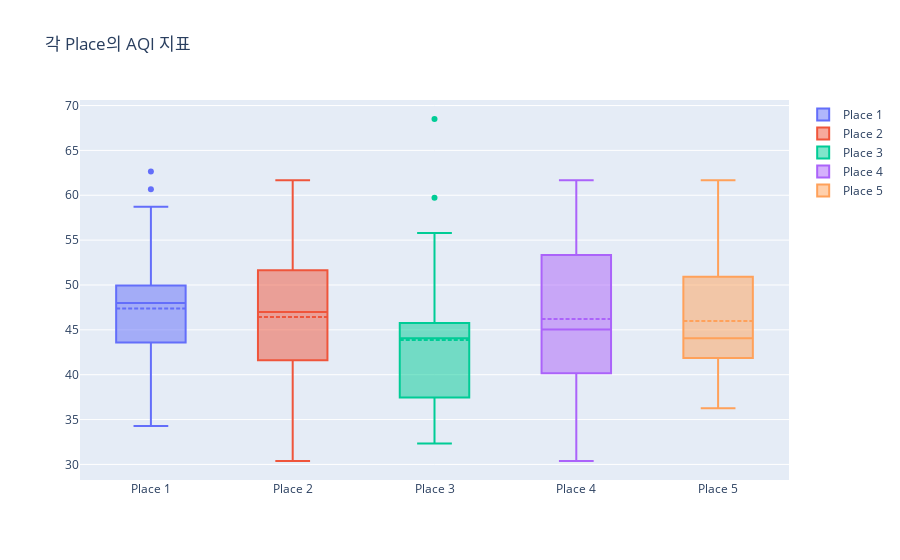

The code cell stored with this chart in its notebook:
### Code cell
fig = make_subplots(rows=1, cols=1)

# 각 장소별로 AQI 지표를 상자 그림으로 추가
box_traces = []
for place in range(1, 6):
    box_trace = go.Box(y=df[df['Place'] == place]['AQI'], name=f'Place {place}', boxmean=True)
    box_traces.append(box_trace)

for trace in box_traces:
    fig.add_trace(trace)

fig.update_layout(title_text="각 Place의 AQI 지표")
fig.show()

### Figure 1 — Plotly figure (JSON) as saved in the notebook; plotly's stock layout.template omitted (floating-point values rounded to 4 significant figures)
{"data": [{"boxmean": true, "name": "Place 1", "type": "box", "y": [48.95, 46.02, 58.73, 41.13, 47.98, 47.98, 35.27, 48.95, 62.64, 47.98, 47.98, 49.93, 48.95, 35.27, 53.84, 45.04, 49.93, 50.91, 40.16, 47, 43.09, 36.25, 48.95, 60.68, 47.98, 57.75, 40.16, 49.93, 49.93, 34.29, 45.04]}, {"boxmean": true, "name": "Place 2", "type": "box", "y": [61.66, 52.86, 47.98, 45.04, 39.18, 47, 47.98, 43.09, 44.07, 30.38, 52.86, 50.91, 51.89, 37.22, 45.04, 59.71, 41.13, 47.98, 36.25]}, {"boxmean": true, "name": "Place 3", "type": "box", "y": [44.07, 44.07, 40.16, 43.09, 41.13, 44.07, 36.25, 37.22, 44.07, 50.91, 49.93, 45.04, 45.04, 55.8, 43.09, 41.13, 45.04, 38.2, 59.71, 37.22, 36.25, 68.5, 32.34, 48.95, 35.27, 34.29, 43.09, 46.02, 44.07, 49.93, 36.25]}, {"boxmean": true, "name": "Place 4", "type": "box", "y": [41.13, 36.25, 56.77, 61.66, 47.98, 47.98, 44.07, 45.04, 57.75, 47, 60.68, 53.84, 47, 40.16, 31.36, 45.04, 40.16, 54.82, 47, 51.89, 51.89, 61.66, 42.11, 38.2, 39.18, 37.22, 30.38, 32.34, 43.09, 41.13, 57.75]}, {"boxmean": true, "name": "Place 5", "type": "box", "y": [61.66, 42.11, 50.91, 43.09, 41.13, 50.91, 40.16, 47.98, 44.07, 57.75, 53.84, 56.77, 36.25, 46.02, 36.25, 43.09, 37.22, 42.11, 42.11, 45.04, 47]}], "layout": {"title": {"text": "각 Place의 AQI 지표"}, "xaxis": {"anchor": "y", "domain": [0, 1]}, "yaxis": {"anchor": "x", "domain": [0, 1]}}}
